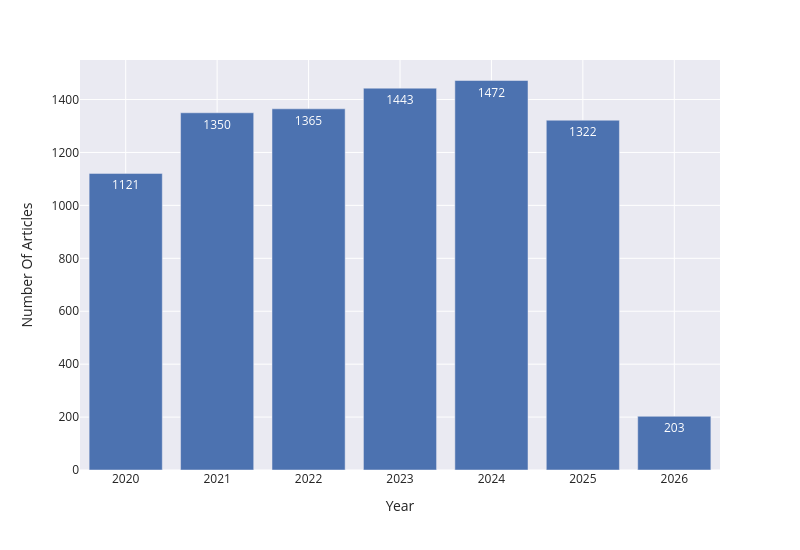

Notebook source saved alongside this figure:
### Markdown cell above
- By Year

### Code cell
fig = px.bar(
    data_frame=data['date'].apply(lambda x : int(str(x)[:4]))
        .value_counts()
        .reset_index()
        .rename(columns={ "date" : "Year", "count" : "Number Of Articles" }),
    x="Year",
    y="Number Of Articles",
    text = "Number Of Articles",
    width=800,
    height=550
)

save_fig(fig, 'year_distribution.pdf')
show(fig)

### Figure 1 — Plotly figure (JSON) as saved in the notebook; plotly's stock layout.template omitted (floating-point values rounded to 4 significant figures)
{"data": [{"hovertemplate": "Year=%{x}<br>Number Of Articles=%{text}<extra></extra>", "legendgroup": "", "marker": {"color": "rgb(76,114,176)", "pattern": {"shape": ""}}, "name": "", "orientation": "v", "showlegend": false, "text": [1472.0, 1443.0, 1365.0, 1350.0, 1322.0, 1121.0, 203.0], "textposition": "auto", "type": "bar", "x": [2024, 2023, 2022, 2021, 2025, 2020, 2026], "xaxis": "x", "y": [1472, 1443, 1365, 1350, 1322, 1121, 203], "yaxis": "y"}], "layout": {"barmode": "relative", "font": {"size": 12}, "height": 550, "legend": {"tracegroupgap": 0}, "margin": {"t": 60}, "width": 800, "xaxis": {"anchor": "y", "domain": [0, 1], "title": {"text": "Year"}}, "yaxis": {"anchor": "x", "domain": [0, 1], "title": {"text": "Number Of Articles"}}}}
